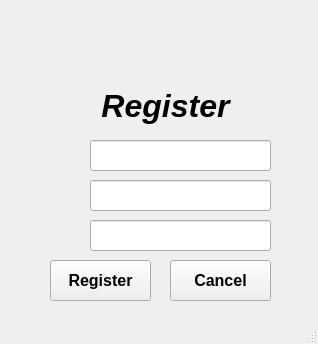
<?xml version="1.0" encoding="UTF-8"?>
<ui version="4.0">
 <class>RegisterForm</class>
 <widget class="QMainWindow" name="RegisterForm">
  <property name="geometry">
   <rect>
    <x>0</x>
    <y>0</y>
    <width>318</width>
    <height>344</height>
   </rect>
  </property>
  <property name="windowTitle">
   <string>Student Management</string>
  </property>
  <property name="windowIcon">
   <iconset resource="Res_Image.qrc">
    <normaloff>:/Image/Image/folders.png</normaloff>:/Image/Image/folders.png</iconset>
  </property>
  <widget class="QWidget" name="centralwidget">
   <widget class="QLabel" name="labelRegister">
    <property name="geometry">
     <rect>
      <x>80</x>
      <y>80</y>
      <width>171</width>
      <height>51</height>
     </rect>
    </property>
    <property name="font">
     <font>
      <pointsize>24</pointsize>
      <italic>true</italic>
      <bold>true</bold>
     </font>
    </property>
    <property name="text">
     <string>Register</string>
    </property>
    <property name="alignment">
     <set>Qt::AlignCenter</set>
    </property>
   </widget>
   <widget class="QLineEdit" name="lineEdit_passwordR">
    <property name="geometry">
     <rect>
      <x>90</x>
      <y>180</y>
      <width>181</width>
      <height>31</height>
     </rect>
    </property>
    <property name="font">
     <font>
      <pointsize>12</pointsize>
      <bold>false</bold>
     </font>
    </property>
    <property name="text">
     <string/>
    </property>
    <property name="echoMode">
     <enum>QLineEdit::Password</enum>
    </property>
   </widget>
   <widget class="QPushButton" name="pushButtonRegisterR">
    <property name="geometry">
     <rect>
      <x>50</x>
      <y>260</y>
      <width>101</width>
      <height>41</height>
     </rect>
    </property>
    <property name="font">
     <font>
      <pointsize>12</pointsize>
      <bold>true</bold>
     </font>
    </property>
    <property name="text">
     <string>Register</string>
    </property>
   </widget>
   <widget class="QLabel" name="labelIconR">
    <property name="geometry">
     <rect>
      <x>134</x>
      <y>10</y>
      <width>61</width>
      <height>61</height>
     </rect>
    </property>
    <property name="text">
     <string/>
    </property>
    <property name="pixmap">
     <pixmap resource="Res_Image.qrc">:/Image/Image/folders.png</pixmap>
    </property>
    <property name="scaledContents">
     <bool>true</bool>
    </property>
   </widget>
   <widget class="QPushButton" name="pushButtonCancel">
    <property name="geometry">
     <rect>
      <x>170</x>
      <y>260</y>
      <width>101</width>
      <height>41</height>
     </rect>
    </property>
    <property name="font">
     <font>
      <pointsize>12</pointsize>
      <italic>false</italic>
      <bold>true</bold>
     </font>
    </property>
    <property name="cursor">
     <cursorShape>ArrowCursor</cursorShape>
    </property>
    <property name="text">
     <string>Cancel</string>
    </property>
   </widget>
   <widget class="QLineEdit" name="lineEdit_usernameR">
    <property name="geometry">
     <rect>
      <x>90</x>
      <y>140</y>
      <width>181</width>
      <height>31</height>
     </rect>
    </property>
    <property name="font">
     <font>
      <pointsize>12</pointsize>
      <bold>false</bold>
     </font>
    </property>
    <property name="text">
     <string/>
    </property>
   </widget>
   <widget class="QLineEdit" name="lineEdit_passwordR2">
    <property name="geometry">
     <rect>
      <x>90</x>
      <y>220</y>
      <width>181</width>
      <height>31</height>
     </rect>
    </property>
    <property name="font">
     <font>
      <pointsize>12</pointsize>
      <bold>false</bold>
     </font>
    </property>
    <property name="text">
     <string/>
    </property>
    <property name="echoMode">
     <enum>QLineEdit::Password</enum>
    </property>
   </widget>
   <widget class="QLabel" name="labelPasswordR">
    <property name="geometry">
     <rect>
      <x>50</x>
      <y>180</y>
      <width>31</width>
      <height>31</height>
     </rect>
    </property>
    <property name="text">
     <string/>
    </property>
    <property name="pixmap">
     <pixmap resource="Res_Image.qrc">:/Image/Image/locked.png</pixmap>
    </property>
    <property name="scaledContents">
     <bool>true</bool>
    </property>
   </widget>
   <widget class="QLabel" name="labelUserR">
    <property name="geometry">
     <rect>
      <x>50</x>
      <y>140</y>
      <width>31</width>
      <height>31</height>
     </rect>
    </property>
    <property name="text">
     <string/>
    </property>
    <property name="pixmap">
     <pixmap resource="Res_Image.qrc">:/Image/Image/user.png</pixmap>
    </property>
    <property name="scaledContents">
     <bool>true</bool>
    </property>
   </widget>
  </widget>
  <widget class="QMenuBar" name="menubar">
   <property name="geometry">
    <rect>
     <x>0</x>
     <y>0</y>
     <width>318</width>
     <height>25</height>
    </rect>
   </property>
  </widget>
  <widget class="QStatusBar" name="statusbar"/>
 </widget>
 <resources>
  <include location="Res_Image.qrc"/>
 </resources>
 <connections/>
</ui>
